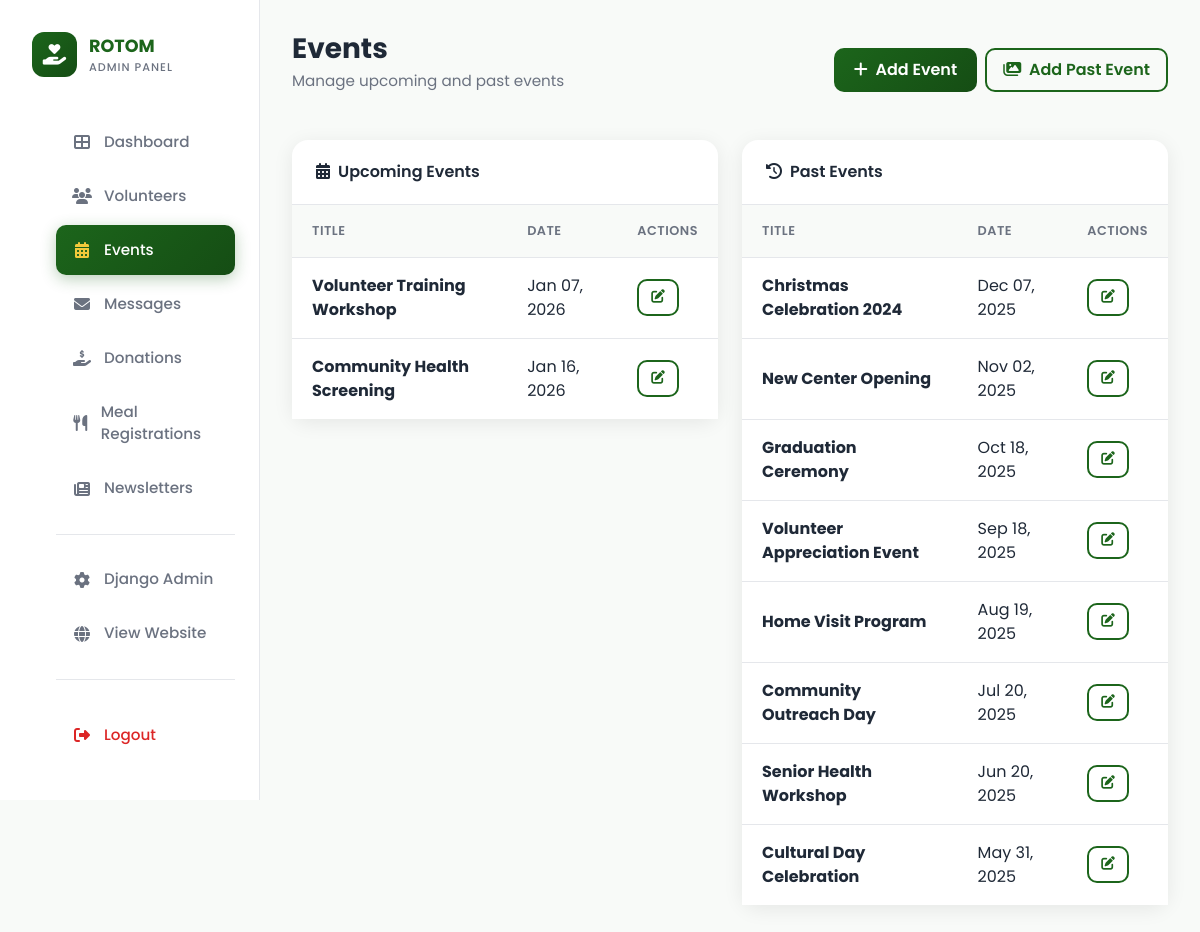
Screenshot of /dashboard/manage-events/ (signed in) with the database file from the repository.
### rotom/models.py (models this page shows, shortened)
class Event(models.Model):
    title = models.CharField(max_length=200)
    description = models.TextField()
    event_date = models.DateTimeField(db_index=True)
    image = models.ImageField(upload_to='event_images/')
    created_at = models.DateTimeField(auto_now_add=True, db_index=True)
    class Meta:
        ordering = ['-event_date']  # Sort by newest event first

class PreviousEvent(models.Model):
    title = models.CharField(max_length=200)
    description = models.TextField(null=True, blank=True)  # Added description field
    event_date = models.DateTimeField()
    image = models.ImageField(upload_to='event_images/')
    created_at = models.DateTimeField(auto_now_add=True)

### dashboard/views.py (the view)
# urls.py: path('manage-events/', views.manage_events, name='manage_events'),
@staff_member_required(login_url='dashboard:login')
def manage_events(request):
    now = timezone.now()
    upcoming_events = Event.objects.filter(event_date__gte=now).order_by('event_date')
    past_events = PreviousEvent.objects.all().order_by('-event_date')
    paginator_upcoming = Paginator(upcoming_events, 10)
    paginator_past = Paginator(past_events, 10)
    page_number = request.GET.get('page')
    upcoming_paginated = paginator_upcoming.get_page(page_number)
    past_paginated = paginator_past.get_page(page_number)
    return render(request, 'dashboard/manage_events.html', {
        'upcoming_events': upcoming_paginated,
        'past_events': past_paginated
    })

### dashboard/templates/dashboard/manage_events.html (shortened to what this page needs)
{% extends 'dashboard/base_admin.html' %}
{% block content %}
<div class="page-header d-flex justify-content-between align-items-center flex-wrap gap-3">
    <div>
        <h1 class="page-title">Events</h1>
        <p class="page-subtitle">Manage upcoming and past events</p>
    </div>
    <div class="d-flex gap-2">
        <a href="{% url 'dashboard:create_event' %}" class="btn btn-primary">
            <i class="fas fa-plus me-1"></i> Add Event
        </a>
        <a href="{% url 'dashboard:create_previous_event' %}" class="btn btn-outline-primary">
            <i class="fas fa-images me-1"></i> Add Past Event
        </a>
    </div>
</div>
<div class="row g-4">
    <div class="col-lg-6">
        <div class="card">
            <div class="card-header">
                <i class="fas fa-calendar-alt me-2"></i>Upcoming Events
            </div>
            <div class="card-body p-0">
                {% if upcoming_events %}
                <div class="table-responsive">
                    <table class="table">
                        <thead>
                            <tr>
                                <th>Title</th>
                                <th>Date</th>
                                <th>Actions</th>
                            </tr>
                        </thead>
                        <tbody>
                            {% for event in upcoming_events %}
                            <tr>
                                <td><strong>{{ event.title }}</strong></td>
                                <td>{{ event.event_date|date:"M d, Y" }}</td>
                                <td>
                                    <a href="{% url 'dashboard:edit_event' event.pk %}" class="btn btn-sm btn-outline-primary">
                                        <i class="fas fa-edit"></i>
                                    </a>
                                </td>
                            </tr>
                            {% endfor %}
                        </tbody>
                    </table>
                </div>
                {% else %}
                <div class="empty-state">
                    <i class="fas fa-calendar-alt"></i>
                    <p>No upcoming events</p>
                </div>
                {% endif %}
            </div>
        </div>
    </div>
    <div class="col-lg-6">
        <div class="card">
            <div class="card-header">
                <i class="fas fa-history me-2"></i>Past Events
            </div>
            <div class="card-body p-0">
                {% if past_events %}
                <div class="table-responsive">
                    <table class="table">
                        <thead>
                            <tr>
                                <th>Title</th>
                                <th>Date</th>
                                <th>Actions</th>
                            </tr>
                        </thead>
                        <tbody>
                            {% for event in past_events %}
                            <tr>
                                <td><strong>{{ event.title }}</strong></td>
                                <td>{{ event.event_date|date:"M d, Y" }}</td>
                                <td>
                                    <a href="{% url 'dashboard:edit_previous_event' event.pk %}" class="btn btn-sm btn-outline-primary">
                                        <i class="fas fa-edit"></i>
                                    </a>
                                </td>
                            </tr>
                            {% endfor %}
                        </tbody>
                    </table>
                </div>
                {% else %}
                <div class="empty-state">
                    <i class="fas fa-history"></i>
                    <p>No past events</p>
                </div>
                {% endif %}
            </div>
        </div>
    </div>
</div>
{% endblock %}

### rows the page displays
Event: title "Volunteer Training Workshop", event_date "Jan 07, 2026"
Event: title "Community Health Screening", event_date "Jan 16, 2026"
PreviousEvent: title "Christmas Celebration 2024", event_date "Dec 07, 2025"
PreviousEvent: title "New Center Opening", event_date "Nov 02, 2025"
PreviousEvent: title "Graduation Ceremony", event_date "Oct 18, 2025"
PreviousEvent: title "Volunteer Appreciation Event", event_date "Sep 18, 2025"
PreviousEvent: title "Home Visit Program", event_date "Aug 19, 2025"
PreviousEvent: title "Community Outreach Day", event_date "Jul 20, 2025"
PreviousEvent: title "Senior Health Workshop", event_date "Jun 20, 2025"
PreviousEvent: title "Cultural Day Celebration", event_date "May 31, 2025"
